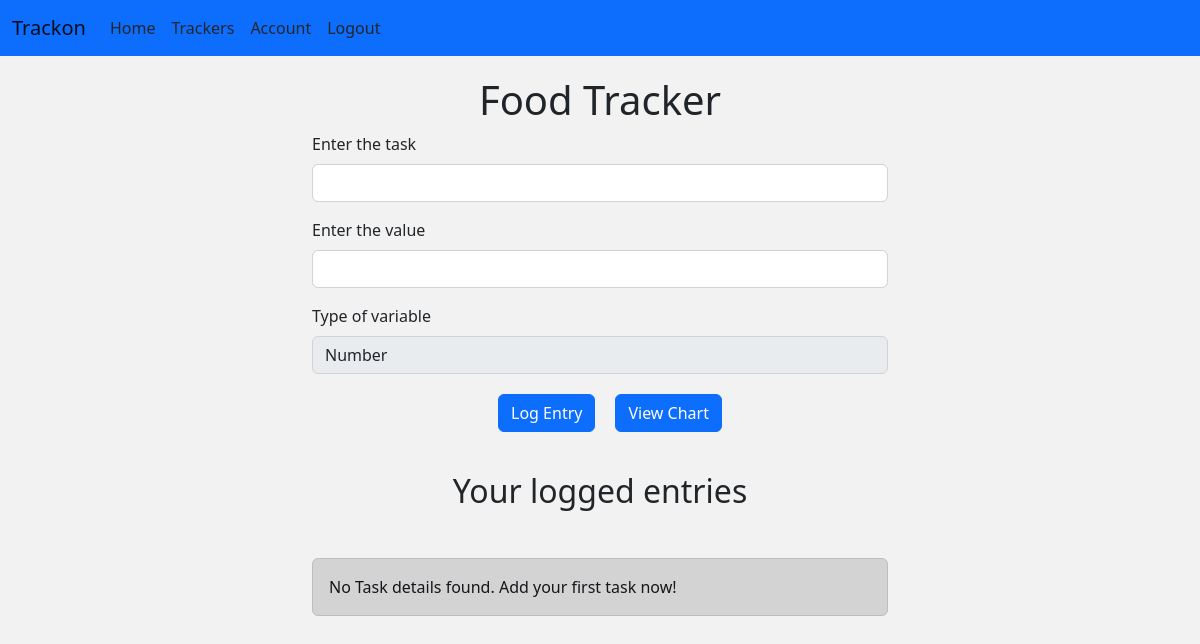
The app's page /log/2 (signed in), older data.
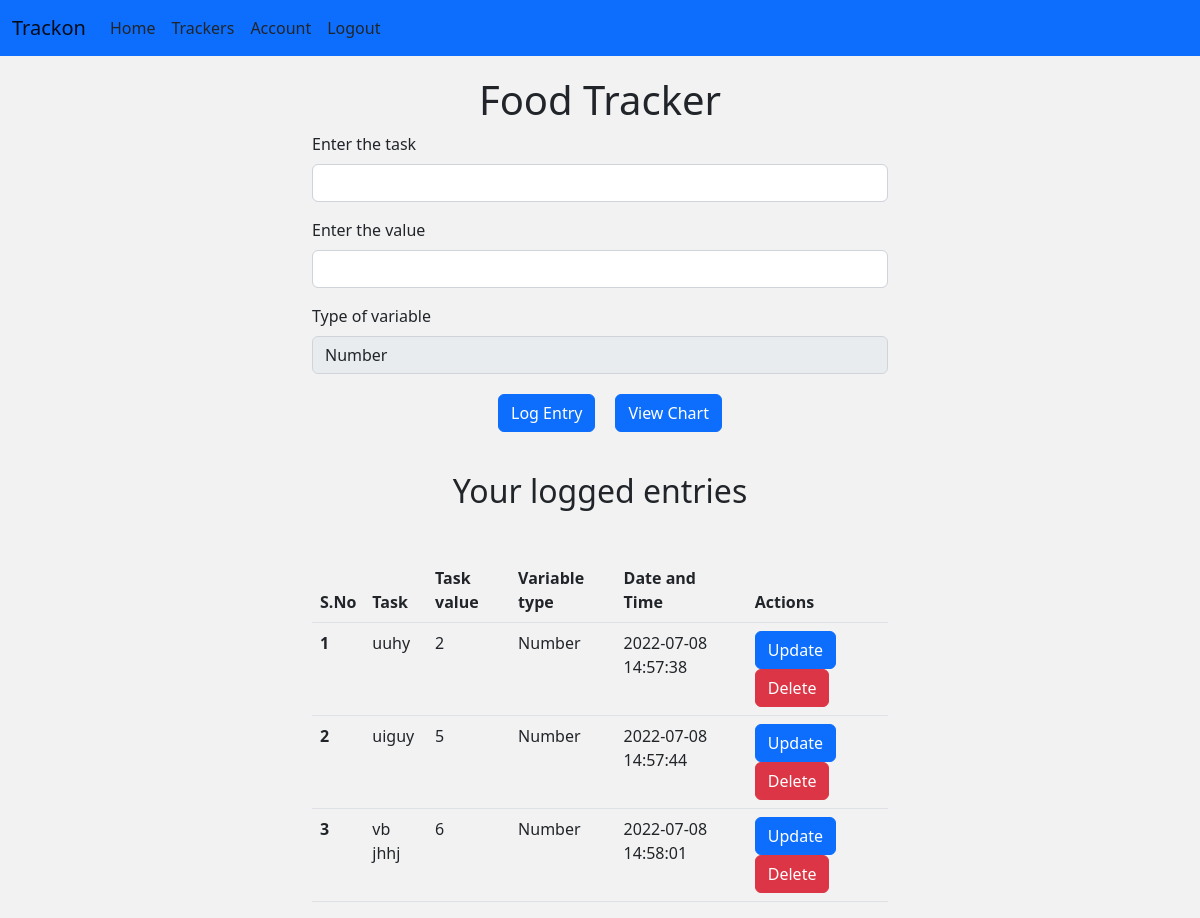
The same page, newer data.
### main/models.py (models this page shows, shortened)
class Inputaken(db.Model):
    sno = db.Column(db.Integer, primary_key=True)
    task_title = db.Column(db.String(300), nullable=False)
    task_value = db.Column(db.Integer, nullable=False)
    task_date = db.Column(
        db.DateTime(timezone=True),default=func.now(), nullable=False)
    task_variable = db.Column(db.String(20), nullable=False)
    user_id = db.Column(db.Integer, db.ForeignKey('user.id'), nullable=False)
    tracker_id = db.Column(db.Integer, db.ForeignKey(
        'tracker.sno'), nullable=False)

### main/routes.py (the view, shortened to what this page needs)
@app.route("/log/<int:sno>", methods=['GET', 'POST'])
@login_required
def log(sno):
    task_table = Tracker.query.filter_by(sno=sno).first()
    outputpage = Inputaken.query.filter_by(
        tracker_id=sno, user_id=current_user.id).all()
    return render_template('log.html', task=task_table, outputpage=outputpage)

### main/models.py (called while the page is built)
@login_manager.user_loader
def load_user(user_id):
    return User.query.get(int(user_id))

### main/templates/log.html (shortened to what this page needs)
{% extends 'base.html' %} {% block content %}
<div class="container log-div">
  <div class="track_type log-heading">
    <h1>{{task.tracker_name}}</h1>
  </div>
  <form action="/log/{{task.sno}}" method="POST">
    <div class="mb-3">
      <label for="exampleInputEmail1" class="form-label"
        >Enter the task </label>
      <input type="text" class="form-control" name="title" id="text-title" />
    </div>
    <div class="mb-3">
      <label for="exampleInputPassword1" class="form-label"
        >Enter the value</label
      >
      <input
        type="text"
        class="form-control"
        name="value"
        id="exampleInputPassword1"
      />
    </div>
    <label for="inputState" class="form-label">Type of variable</label>
    <input
      type="text"
      disabled="true"
      class="form-control"
      value="{{task.task_value_type}}"
    />
    <div class="log-btn-group">
      <button type="submit" class="btn btn-primary">Log Entry</button>
      <button type="submit" class="btn btn-primary">View Chart</button>
    </div>
  </form>
  <div class="log-entry-heading"><h2>Your logged entries</h2></div>
  {% if outputpage|length == 0 %}
  <div class="alert alert-dark" role="alert">
    No Task details found. Add your first task now!
  </div>
  {% else %}
  <table class="table">
    <thead>
      <tr>
        <th scope="col">S.No</th>
        <th scope="col">Task</th>
        <th scope="col">Task value</th>
        <th scope="col">Variable type</th>
        <th scope="col">Date and Time</th>
        <th scope="col">Actions</th>
      </tr>
    </thead>
    <tbody>
      {% for inpt in outputpage %}
      <tr>
        <th scope="row">{{loop.index}}</th>
        <td>{{inpt.task_title}}</td>
        <td>{{inpt.task_value}}</td>
        <td>{{inpt.task_variable}}</td>
        <td>{{inpt.task_date}}</td>
        <td>
          <div class="entry-btn-group">
            <a
              href="/log/update/{{inpt.sno}}"
              type="button"
              class="btn btn-primary"
              >Update</a
            >
            <a
              href="/log/delete/{{inpt.sno}}"
              type="button"
              class="btn btn-danger"
              >Delete</a
            >
          </div>
        </td>
      </tr>
      {% endfor %}
    </tbody>
  </table>
  {% endif %}
</div>
{% endblock content %}

Row changes from the older to the newer data that the page shows:
added Inputaken: task_title "uuhy", task_value "2", task_variable "Number", task_date "2022-07-08 14:57:38"
added Inputaken: task_title "uiguy", task_value "5", task_variable "Number", task_date "2022-07-08 14:57:44"
added Inputaken: task_title "vb jhhj", task_value "6", task_variable "Number", task_date "2022-07-08 14:58:01"
Text that changed along with them:
text no longer shown: "No Task details found. Add your first task now!"
text now shown: "S.No Task Task value Variable type Date and Time Actions"
